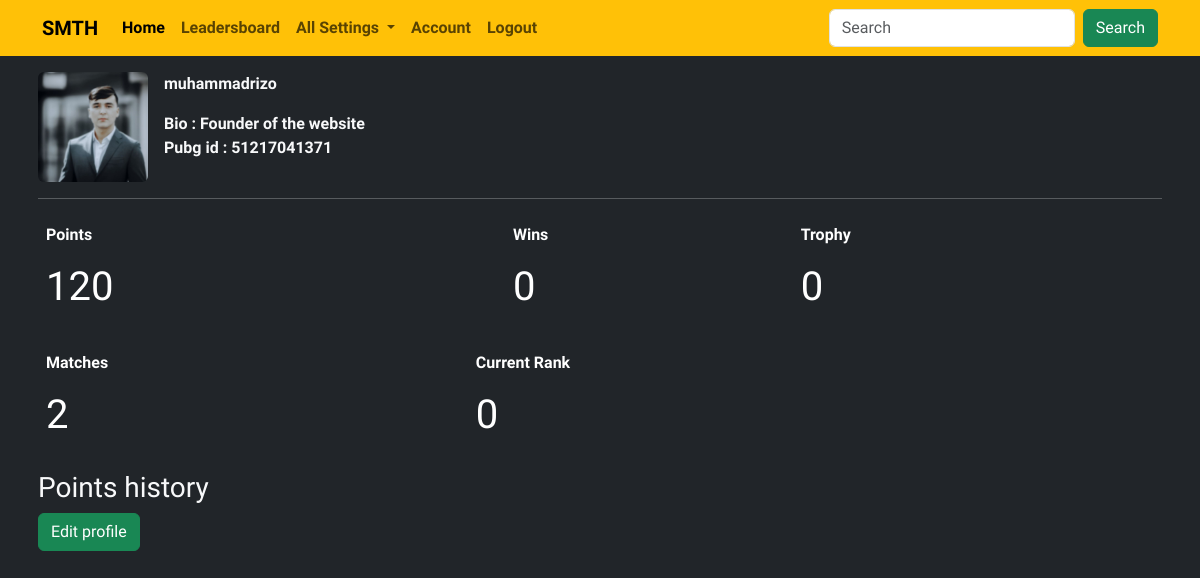
The app's page /account/33171ea3-e2b1-45fd-90d9-9f2f64f33603/view/ (signed in) with its own data.
### user/models.py (models this page shows, shortened)
class Profile(models.Model):
    id = models.UUIDField(primary_key=True, editable=False, default=uuid.uuid4)
    user = models.OneToOneField(User, on_delete=models.CASCADE)
    avatar = models.ImageField(upload_to='profile_images/', default='default/default.jpg', blank=True, null=True)
    bio = models.TextField(blank=True,null=True)
    pubg_id = models.CharField(max_length=20,blank=True, null=True)
    points = models.IntegerField(default=0, blank=True,null=True)

### user/views.py (the view)
# urls.py: path('<uuid:pro_id>/view/',views.profiledetail, name='profile'),
def profiledetail(request, pro_id):
    profile = Profile.objects.get(user=request.user)
    match1 = Match.objects.all().filter(player_2=profile.user).count()
    match2 = Match.objects.all().filter(player_1=profile.user).count()
    totalmatches = match1 + match2
    context = {'profile':profile, 'matches':totalmatches}
    return render(request, 'profile/profile.html', context)

### templates/profile/profile.html (shortened to what this page needs)
{% extends 'base.html' %}
{% load static %}
{% block content %}
<div class="container py-3 px-2 text-light">
<div class="d-flex">
{% if profile.avatar %}
<img src="{{profile.avatar.url}}" class="rounded" width="110" height="110" alt="Profil rasm">
{% else %}
<img src="{% static 'default/default.jpg'%}" class="rounded" width="100" alt="Profil rasm">
{% endif %}
<div class="d-flex flex-column mx-3">
<p>{{profile.user}}</p>
{% if profile.bio %}
<p>Bio : {{profile.bio}} <br>
{% else %}
<p>Bio : <span class="text-danger">Not filled</span> </p>
{% endif%}
{% if profile.pubg_id %}
Pubg id : {{profile.pubg_id}}
{% else %}
<p>Pubg id : <span class="text-danger">Not filled</span> </p>
{% endif %}
</p>
</div>
</div>
<hr>
<table class="table table-dark table-borderless">
    <thead>
        <tr>
            <th>Points</th>
            <th>Wins </th>
            <th>Trophy</th>
        </tr>
    </thead>
    <tbody>
        <tr>
            <td><h1> {{profile.points}}</h1></td>
            <td><h1> 0 </h1></td>
            <td><h1> 0 </h1></td>
        </tr>
    </tbody>
</table>
<table class="table table-dark table-borderless">
    <thead>
        <tr>
            <th>Matches</th>
            <th>Current Rank </th>
            <th></th>
        </tr>
    </thead>
    <tbody>
        <tr>
            <td><h1> {{matches}}</h1></td>
            <td><h1> 0 </h1></td>
        </tr>
    </tbody>
</table>
<div>
    <h3>Points history</h3>
</div>
<div class="d-flex my-2">
<a href="{% url 'editprofile' profile.pk %}" class="btn btn-success">Edit profile</a>
</div>
</div>
{% endblock content %}

### records on screen
Profile: avatar (picture), user "muhammadrizo", bio "Founder of the website", pubg_id "51217041371", points "120"

### other values on screen
{{ matches }} "2"
